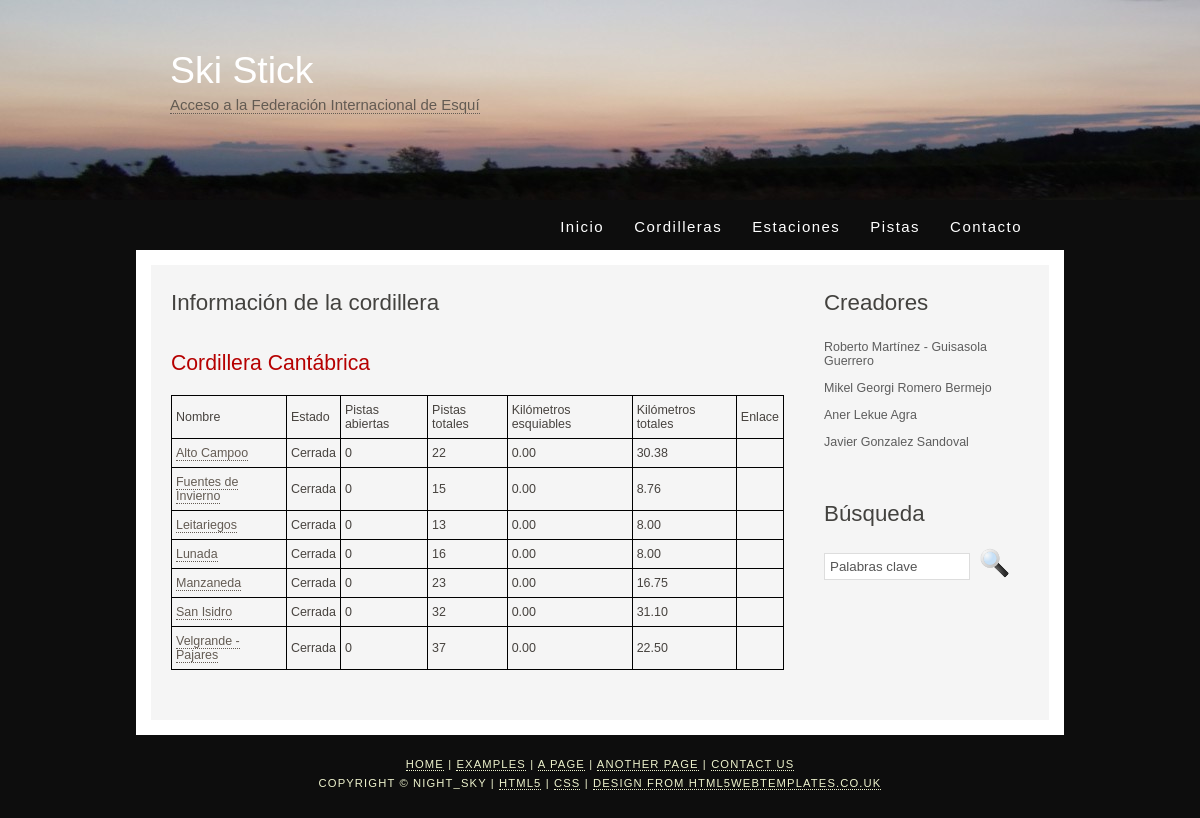
Screenshot of /cordillera/3/ with the database file from the repository.
### appIW/models.py (models this page shows, shortened)
class Cordillera(models.Model):
    nombre = models.CharField(max_length=50)

class Estacion(models.Model):
    cordillera = models.ForeignKey(Cordillera, on_delete=models.CASCADE)
    nombre = models.CharField(max_length=50)
    abierta = models.BooleanField()
    nPistas = models.IntegerField()
    nPistasTotales = models.IntegerField()
    nKilometros = models.DecimalField(decimal_places=2, max_digits=6)
    nKilometrosTotales = models.DecimalField(decimal_places=2, max_digits=6)
    enlacePagina = models.CharField(max_length=200)

### appIW/views.py (the view)
# urls.py: path('cordillera/<int:cordillera_id>/', views.cordillera, name='cordillera'), #detalles de una cordillera determinada
def cordillera(request, cordillera_id):
    cordillera = get_object_or_404(Cordillera, pk=cordillera_id)
    estaciones = cordillera.estacion_set.all()
    context = {'cordillera': cordillera, 'estaciones': estaciones}
    return render(request, 'appIW/cordillera.html', context)

### appIW/templates/appIW/cordillera.html
{% extends "plantilla.html"%}
{% block contenido %}
<h1>Información de la cordillera</h1>
{% if cordillera %}
<h2>{{cordillera.nombre}}</h2>
<table>
    <tr>
        <td>Nombre</td>
        <td>Estado</td>
        <td>Pistas abiertas</td>
        <td>Pistas totales</td>
        <td>Kilómetros esquiables</td>
        <td>Kilómetros totales</td>
        <td>Enlace</td>
    </tr>
    {% for e in estaciones %}
    <tr>
        <td><a href="/estacion/{{e.id}}">{{e.nombre}}</a></td>
        <td>{% if e.abierta == true %}
            Abierta
            {% else %}
            Cerrada
            {% endif %}
        </td>
        <td>{{e.nPistas}}</td>
        <td>{{e.nPistasTotales}}</td>
        <td>{{e.nKilometros}}</td>
        <td>{{e.nKilometrosTotales}}</td>
        <td>{{e.enlace}}</td>
    </tr>
    {% endfor %}
</table>
{% else %}
<p>No existe esta cordillera</p>
{% endif %}
{% endblock %}

### appIW/static/style/style.css (style rules this page uses)
html { height: 100%; }
body { font-family: "lucida sans", arial, sans-serif; padding: 0px; margin: 0px; font-size: .78em; background: #0d0d0d; color: #5D5D5D; }
h1, h2, h3, h4, h5, h6 { font: normal 179% 'century gothic', arial, sans-serif; color: #43423F; margin: 0 0 15px 0; padding: 15px 0 5px 0; }
h2 { font: normal 170% 'century gothic', arial, sans-serif; color: #B60000; }
a, a:hover { border-bottom: 1px dotted; color: #635B53; text-decoration: none; }
a { outline: none; }
table { margin: 10px 0 30px 0; border-collapse: collapse; }
table tr th, table tr td { background: #3B3B3B; color: #FFF; padding: 7px 4px; text-align: left; }
table tr td { background: #F5F5F5; border: 1px solid black; color: #47433F; border-top: 1px solid #000; }

### rows the page displays
Cordillera: nombre "Cordillera Cantábrica"
Estacion: nombre "Alto Campoo", abierta "Cerrada", nPistas "0", nPistasTotales "22", nKilometros "0.00", nKilometrosTotales "30.38"
Estacion: nombre "Fuentes de Invierno", abierta "Cerrada", nPistas "0", nPistasTotales "15", nKilometros "0.00", nKilometrosTotales "8.76"
Estacion: nombre "Leitariegos", abierta "Cerrada", nPistas "0", nPistasTotales "13", nKilometros "0.00", nKilometrosTotales "8.00"
Estacion: nombre "Lunada", abierta "Cerrada", nPistas "0", nPistasTotales "16", nKilometros "0.00", nKilometrosTotales "8.00"
Estacion: nombre "Manzaneda", abierta "Cerrada", nPistas "0", nPistasTotales "23", nKilometros "0.00", nKilometrosTotales "16.75"
Estacion: nombre "San Isidro", abierta "Cerrada", nPistas "0", nPistasTotales "32", nKilometros "0.00", nKilometrosTotales "31.10"
Estacion: nombre "Velgrande - Pajares", abierta "Cerrada", nPistas "0", nPistasTotales "37", nKilometros "0.00", nKilometrosTotales "22.50"
